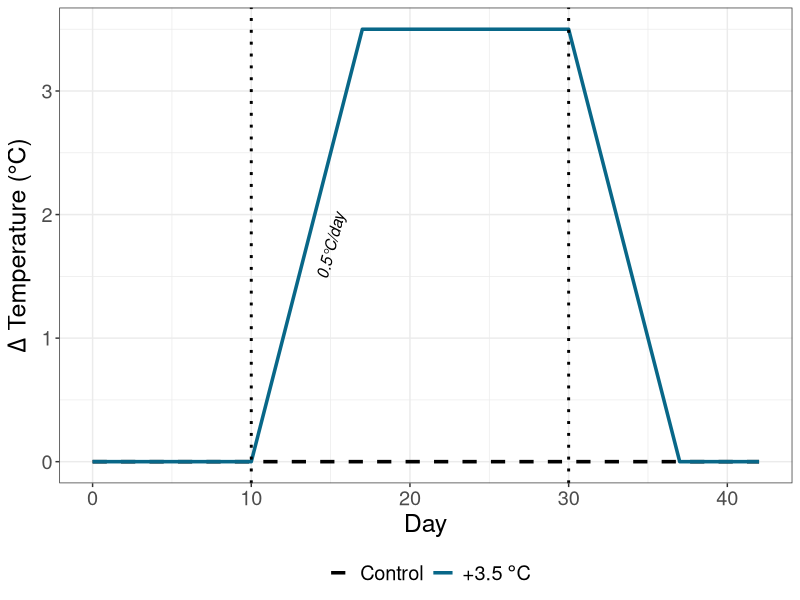
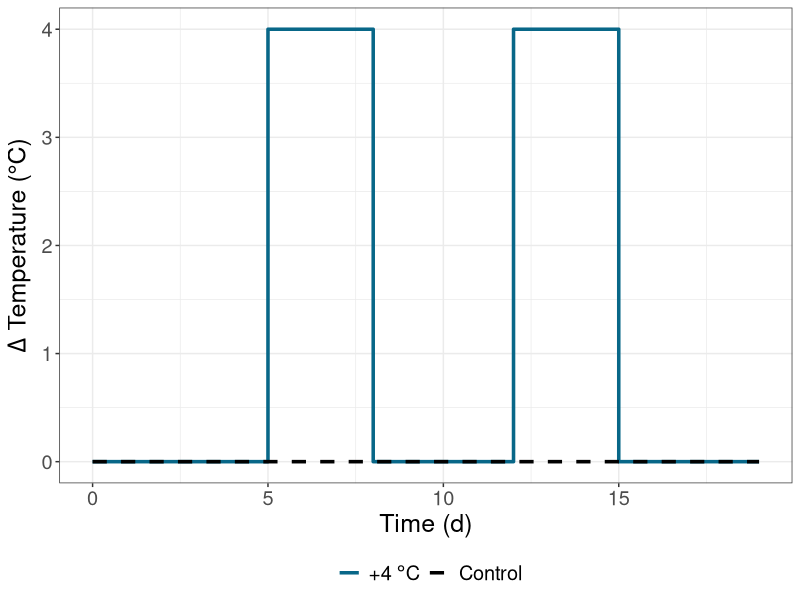

Write R code to recreate these figures, in order.
## ---- chunk 1
knitr::opts_chunk$set(echo = TRUE)
library(tidyverse)
library(here)
## ---- chunk 2
# Days 0 to 42
days <- 0:42

# Control treatment (always 0°C)
control_temp <- rep(0, length(days))
control <- data.frame(
  Day = days,
  Treatment = "Control",
  Temperature = control_temp
)

# +3.5 C treatment
temp_treatment <- c(
  rep(0, 11),                # Days 0–10
  seq(0.5, 3.5, by = 0.5),   # Days 11–17 (ramp up)
  rep(3.5, 13),              # Days 18–30 (hold)
  seq(3.0, 0, by = -0.5),    # Days 31–37 (ramp down)
  rep(0, 5)                  # Days 38–42 (hold at 0)
)

treatment <- data.frame(
  Day = days,
  Treatment = "+3.5 C",
  Temperature = temp_treatment
)

# Combine both treatments
temperature_profile <- rbind(control, treatment)
## ---- chunk 3
temperature_profile$Treatment <- factor(temperature_profile$Treatment, levels = c("Control", "+3.5 C"))

ggplot(temperature_profile, aes(x = Day, y = Temperature, color = Treatment)) +
  geom_line(aes(linetype = Treatment), size = 1.2) +
  geom_vline(xintercept = 10, linetype = "dotted", color = "black", size = 1) +  # Line at x = 11
  geom_vline(xintercept = 30, linetype = "dotted", color = "black", size = 1) +  # Line at x = 31
  annotate("text",x = 15, y = 1.75,label = "0.5°C/day",color = "black",size = 4,fontface = "italic",angle = 75) +
  labs(x = "Day", y = expression(Delta~"Temperature (°C)"), color = "", linetype="") +
  scale_color_manual(values = c("Control" = "black", "+3.5 C" = "#086788"), labels = c("Control", expression("+3.5"~degree*C))) +
  scale_linetype_manual(values = c("Control" = "dashed", "+3.5 C" = "solid"), labels = c("Control", expression("+3.5"~degree*C))) +
  theme_bw() +
  theme(plot.title = element_text(hjust = 0.5, size = 16),
        legend.position = "bottom",
        text = element_text(size = 18), 
        axis.title.y = element_text(size = 18),
        axis.title.x = element_text(size = 18))

#ggsave(here("experiment", "figures", "dissertation", "Atkinson2020.png"), width = 5.5, height = 4)
## ---- chunk 4
# Define days from 0 to 16
days <- 0:19

# Control treatment (always 0°C)
control_temp <- rep(0, length(days))
control <- data.frame(
  Day = days,
  Treatment = "Control",
  Temperature = control_temp
)

# +3.5°C treatment: step changes
# Day 0–2: 3.5°C
# Day 3–6: 0°C
# Day 7–9: 3.5°C
# Day 10–14: 0°C

treatment_temp <- c(
  rep(0, 5),      # Days 0–1
  rep(4, 3),    # Days 2–4
  rep(0, 4),      # Days 5–8
  rep(4, 3),    # Days 9–11
  rep(0, 5)       # Days 12–16
)

treatment <- data.frame(
  Day = days,
  Treatment = "+4 C",
  Temperature = treatment_temp
)

# Combine both treatments
temperature_profile <- rbind(control, treatment)
## ---- chunk 5
# Ensure correct factor level order for plotting (Control plotted second, +4 C first)
temperature_profile$Treatment <- factor(
  temperature_profile$Treatment,
  levels = c("+4 C", "Control")  # Plot: +4 C first, Control second
)

# Plot
ggplot() +
  # Plot +4 C treatment first
  geom_step(
    data = subset(temperature_profile, Treatment == "+4 C"),
    aes(x = Day, y = Temperature, color = Treatment, linetype = Treatment),
    size = 1.2
  ) +
  # Plot Control treatment second (on top)
  geom_step(
    data = subset(temperature_profile, Treatment == "Control"),
    aes(x = Day, y = Temperature, color = Treatment, linetype = Treatment),
    size = 1.2
  ) +
  # Manual scales for color and linetype
  scale_color_manual(
    values = c("+4 C" = "#086788", "Control" = "black"),
    labels = c(expression("+4"~degree*C), "Control")
  ) +
  scale_linetype_manual(
    values = c("+4 C" = "solid", "Control" = "dashed"),
    labels = c(expression("+4"~degree*C), "Control")
  ) +
  # Reorder the legend so that Control appears first
  #guides() +
  labs(
    x = "Time (d)",
    y = expression(Delta~"Temperature (°C)"),
    color = "", linetype = ""
  ) +
  theme_bw() +
  theme(
    plot.title = element_text(hjust = 0.5, size = 16),
    legend.position = "bottom",
    text = element_text(size = 18),
    axis.title.y = element_text(size = 18),
    axis.title.x = element_text(size = 18)
  )

#ggsave(here("experiment", "figures", "dissertation", "He2021.png"), width = 5.5, height = 4)
